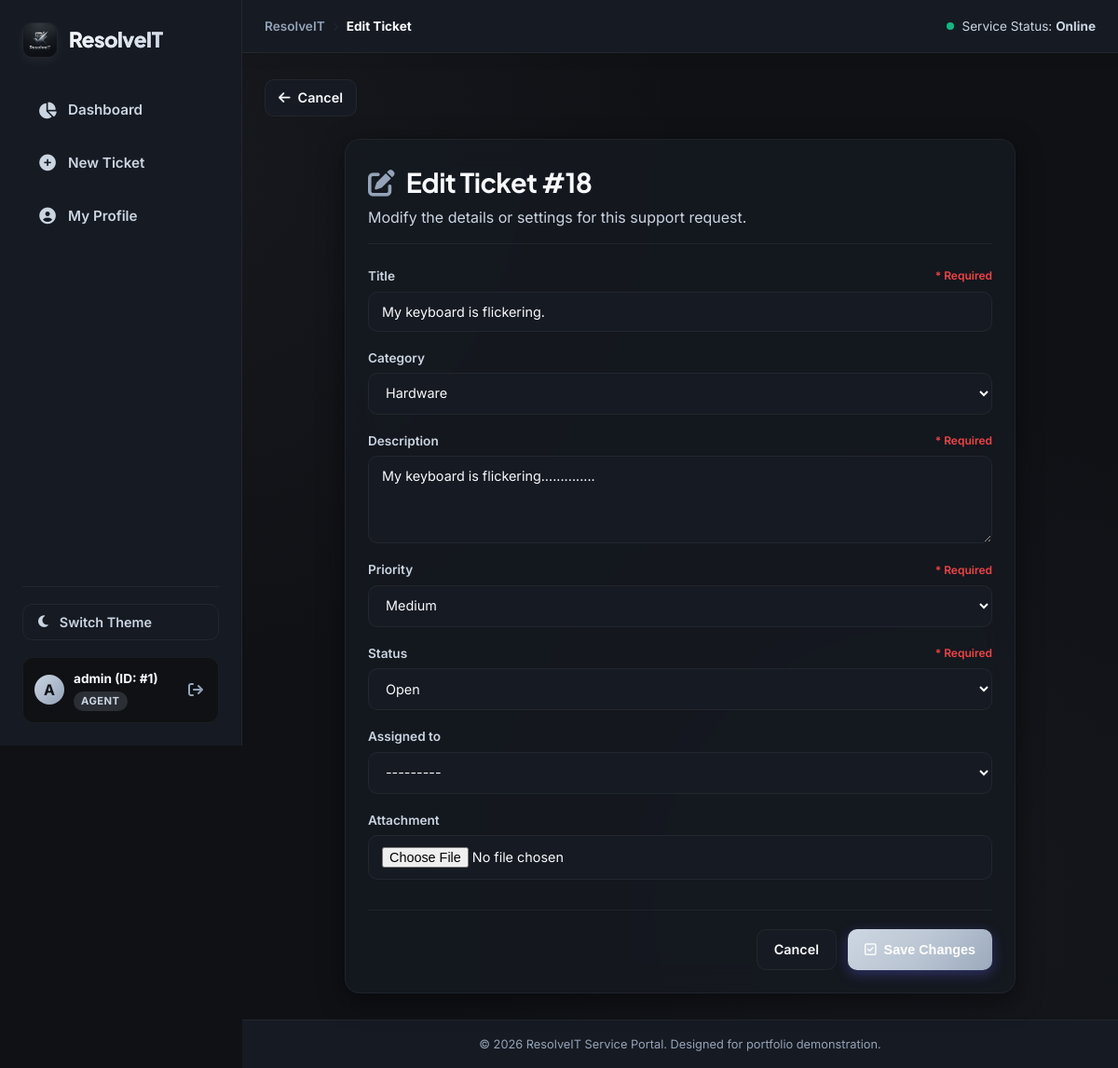
Screenshot of /ticket/18/edit/ (signed in) with the database file from the repository.
### tickets/models.py (models this page shows, shortened)
class Ticket(models.Model):
    STATUS_CHOICES = [
        ('OPEN', 'Open'),
        ('IN_PROGRESS', 'In Progress'),
        ('RESOLVED', 'Resolved'),
        ('CLOSED', 'Closed'),
    ]
    PRIORITY_CHOICES = [
        ('LOW', 'Low'),
        ('MEDIUM', 'Medium'),
        ('HIGH', 'High'),
        ('URGENT', 'Urgent'),
    ]
    title = models.CharField(max_length=200)
    description = models.TextField()
    category = models.ForeignKey(
        Category,
        on_delete=models.SET_NULL,
        null=True,
        blank=True,
        related_name='tickets'
    )
    status = models.CharField(
        max_length=20,
        choices=STATUS_CHOICES,
        default='OPEN'
    )
    priority = models.CharField(
        max_length=20,
        choices=PRIORITY_CHOICES,
        default='MEDIUM'
    )
    attachment = models.FileField(
        upload_to='ticket_attachments/',
        null=True,
        blank=True
    )
    due_date = models.DateTimeField(null=True, blank=True)
    created_by = models.ForeignKey(
        User,
        on_delete=models.CASCADE,
        related_name='created_tickets'
    )
    assigned_to = models.ForeignKey(
        User,
        on_delete=models.SET_NULL,
        null=True,
        blank=True,
        related_name='assigned_tickets'
    )
    created_at = models.DateTimeField(auto_now_add=True)
    updated_at = models.DateTimeField(auto_now=True)
    class Meta:
        ordering = ['-created_at']

### tickets/views.py (the view, shortened to what this page needs)
# urls.py: path('ticket/<int:pk>/edit/', views.TicketEditView.as_view(), name='ticket_edit'),
class TicketEditView(LoginRequiredMixin, UpdateView):
    model = Ticket
    template_name = 'tickets/ticket_form.html'
    def get_form_class(self):
        if self.request.user.is_staff:
            return TicketUpdateForm
        return TicketCreateForm
    def get_object(self, queryset=None):
        ticket = super().get_object(queryset)
        is_owner = ticket.created_by == self.request.user
        is_staff = self.request.user.is_staff
        if not (is_staff or (is_owner and ticket.status == 'OPEN')):
            raise PermissionDenied("You do not have permission to edit this ticket.")
        return ticket

### tickets/forms.py
class TicketUpdateForm(forms.ModelForm):
    class Meta:
        model = Ticket
        fields = ['title', 'category', 'description', 'priority', 'status', 'assigned_to', 'attachment']
        widgets = {
            'title': forms.TextInput(attrs={'class': 'form-control'}),
            'category': forms.Select(attrs={'class': 'form-select'}),
            'description': forms.Textarea(attrs={'class': 'form-control', 'rows': 4}),
            'priority': forms.Select(attrs={'class': 'form-select'}),
            'status': forms.Select(attrs={'class': 'form-select'}),
            'assigned_to': forms.Select(attrs={'class': 'form-select'}),
            'attachment': forms.FileInput(attrs={'class': 'form-control'}),
        }
    def __init__(self, *args, **kwargs):
        super().__init__(*args, **kwargs)
        self.fields['assigned_to'].queryset = User.objects.filter(is_staff=True)
        self.fields['assigned_to'].label_from_instance = lambda obj: obj.get_full_name() or obj.username

### tickets/models.py (called while the page is built)
    def __str__(self):
        return self.name

### tickets/templates/tickets/ticket_form.html (shortened to what this page needs)
{% extends 'tickets/base.html' %}
{% block breadcrumb %}{% if object %}Edit Ticket{% else %}New Ticket{% endif %}{% endblock %}
{% block content %}
<div style="margin-bottom: 24px;">
    <a href="{% if object %}{% url 'tickets:ticket_detail' object.pk %}{% else %}{% url 'tickets:dashboard' %}{% endif %}" class="btn btn-secondary" style="padding: 8px 14px;">
        <i class="fa-solid fa-arrow-left"></i> Cancel
    </a>
</div>
<div class="glass-card" style="max-width: 720px; margin: 0 auto;">
    <div style="border-bottom: 1px solid var(--border-color); padding-bottom: 16px; margin-bottom: 24px;">
        <h1 style="font-size: 1.8rem; font-weight: 700; color: var(--text-primary);">
            {% if object %}
                <i class="fa-solid fa-pen-to-square" style="color: var(--accent-purple); margin-right: 8px;"></i> Edit Ticket #{{ object.id }}
            {% else %}
                <i class="fa-solid fa-plus-circle" style="color: var(--accent-blue); margin-right: 8px;"></i> Submit New Ticket
            {% endif %}
        </h1>
        <p style="color: var(--text-secondary); margin-top: 4px;">
            {% if object %}
                Modify the details or settings for this support request.
            {% else %}
                Fill out the form below to register a support ticket with the IT team.
            {% endif %}
        </p>
    </div>
    <form method="post" enctype="multipart/form-data" novalidate>
        {% for field in form %}
        <div class="form-group">
            <label for="{{ field.id_for_label }}" style="font-weight: 600; display: flex; justify-content: space-between; align-items: center;">
                {{ field.label }}
                {% if field.field.required %}
                    <span style="color: var(--priority-urgent); font-size: 0.75rem;">* Required</span>
                {% endif %}
            </label>
            {{ field }}
        </div>
        {% endfor %}
        <div style="display: flex; justify-content: flex-end; gap: 12px; border-top: 1px solid var(--border-color); padding-top: 20px; margin-top: 32px;">
            <a href="{% if object %}{% url 'tickets:ticket_detail' object.pk %}{% else %}{% url 'tickets:dashboard' %}{% endif %}" class="btn btn-secondary">
                Cancel
            </a>
            <button type="submit" class="btn btn-primary">
                <i class="fa-regular fa-square-check"></i>
                {% if object %}Save Changes{% else %}Submit Ticket{% endif %}
            </button>
        </div>
    </form>
</div>
{% endblock %}

### tickets/templates/tickets/base.html (shortened to what this page needs)
{% load static %}
<!DOCTYPE html>
<html lang="en" data-theme="dark">
<head>
    <link rel="stylesheet" href="https://cdnjs.cloudflare.com/ajax/libs/font-awesome/6.4.0/css/all.min.css">
    <link rel="stylesheet" href="{% static 'tickets/style.css' %}?v=2.7">
</head>
<body>
    <div class="app-layout">
        {% if user.is_authenticated %}
        <aside class="nav-sidebar">
            <div class="sidebar-top">
                <a href="{% url 'tickets:dashboard' %}" class="logo" style="display: flex; align-items: center; gap: 12px; text-decoration: none;">
                    <img src="{% static 'tickets/images/resolveit_logo.jpg' %}" alt="ResolveIT Logo" style="width: 38px; height: 38px; border-radius: 10px; border: 1px solid var(--border-color); box-shadow: 0 4px 12px rgba(255, 255, 255, 0.05); object-fit: cover;">
                    <span style="font-weight: 800; font-size: 1.4rem; background: linear-gradient(135deg, var(--text-primary), var(--text-secondary)); -webkit-background-clip: text; -webkit-text-fill-color: transparent; letter-spacing: -0.5px;">ResolveIT</span>
                </a>
            </div>
            <nav class="sidebar-menu">
                <a href="{% url 'tickets:dashboard' %}" class="menu-item {% if request.resolver_match.url_name == 'dashboard' %}active{% endif %}">
                    <i class="fa-solid fa-chart-pie"></i>
                    <span>Dashboard</span>
                </a>
                <a href="{% url 'tickets:ticket_create' %}" class="menu-item {% if request.resolver_match.url_name == 'ticket_create' %}active{% endif %}">
                    <i class="fa-solid fa-plus-circle"></i>
                    <span>New Ticket</span>
                </a>
                <a href="{% url 'tickets:profile' %}" class="menu-item {% if request.resolver_match.url_name == 'profile' %}active{% endif %}">
                    <i class="fa-solid fa-circle-user"></i>
                    <span>My Profile</span>
                </a>
            </nav>
            <div class="sidebar-bottom">
                <button id="theme-toggle" class="sidebar-toggle-btn" title="Toggle Theme">
                    <i id="theme-icon" class="fa-solid fa-moon"></i>
                    <span>Switch Theme</span>
                </button>
                <div class="user-session-card" style="display: flex; align-items: center; justify-content: space-between; width: 100%;">
                    <a href="{% url 'tickets:profile' %}" style="display: flex; align-items: center; gap: 10px; text-decoration: none; flex: 1; min-width: 0; cursor: pointer;" title="View Profile">
                        <div class="session-avatar">
                            {{ user.username|slice:":1"|upper }}
                        </div>
                        <div class="session-info">
                            <div class="session-name" title="{{ user.username }}">{{ user.username }} (ID: #{{ user.id }})</div>
                            <span class="role-badge">{% if user.is_staff %}Agent{% else %}Client{% endif %}</span>
                        </div>
                    </a>
                    <form method="post" action="{% url 'tickets:logout' %}" style="margin: 0; display: inline-flex;">
                        <button type="submit" class="logout-icon-btn" title="Sign Out">
                            <i class="fa-solid fa-arrow-right-from-bracket"></i>
                        </button>
                    </form>
                </div>
            </div>
        </aside>
        {% endif %}
        <div class="main-wrapper">
            {% if user.is_authenticated %}
            <header class="top-bar-header">
                <div class="top-bar-left">
                    <span class="breadcrumb-item">ResolveIT</span>
                    <i class="fa-solid fa-angle-right breadcrumb-separator"></i>
                    <span class="breadcrumb-item active">
                        {% block breadcrumb %}Portal{% endblock %}
                    </span>
                </div>
                <div class="top-bar-right">
                    <div style="font-size: 0.85rem; color: var(--text-secondary); display: flex; align-items: center; gap: 8px;">
                        <span class="status-indicator"></span>
                        <span>Service Status: <strong>Online</strong></span>
                    </div>
                </div>
            </header>
            {% endif %}
            <main class="main-content">
                {% block content %}{% endblock %}
            </main>
            <footer>
                <p>&copy; 2026 ResolveIT Service Portal. Designed for portfolio demonstration.</p>
            </footer>
        </div>
    </div>
</body>
</html>

### rows the page displays
Ticket: id "18", form "My keyboard is flickering." "Hardware" "My keyboard is flickering.............." "Medium" "Open" "---------"

### other values shown
{{ user.username|slice:":1"|upper }} "A"
{{ user.username }} "admin"
{{ user.id }} "1"
{{ field.label }} "Title" "Category" "Description" "Priority" "Status" "Assigned to" "Attachment"
